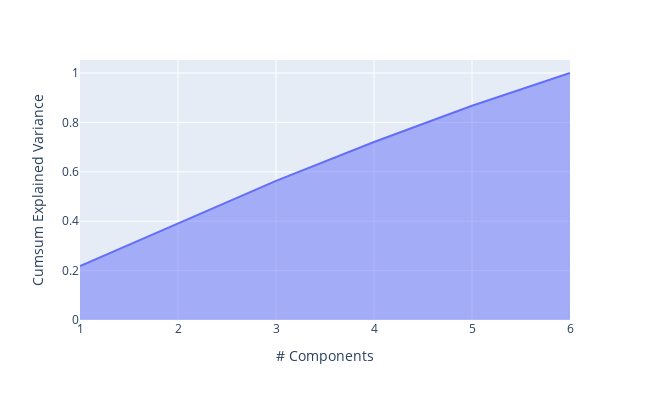
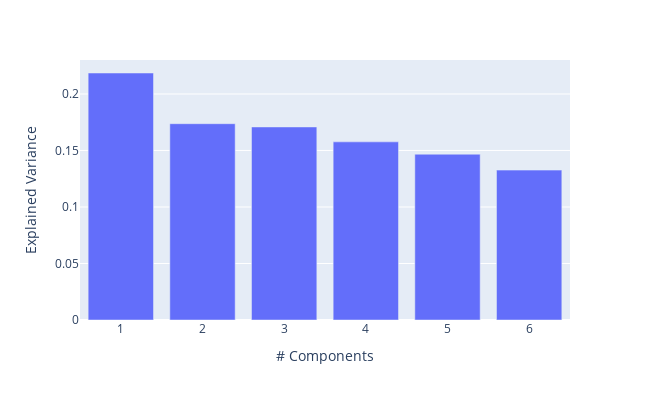

The cell these charts' notebook holds for them, in order:
### Markdown cell above
- <font size="4.5" color='black'>**Project data to 2-D principal component space**</font>

### Code cell
fig=go.Figure()

df0=df.copy()
cols_t = df0.columns
if target in df0._get_numeric_data().columns:
    num_cols_t = df0._get_numeric_data().columns.drop(target)
    
cat_cols_t=list(set(cols_t) - set(num_cols_t))
cat_cols_t.remove(target)

features= num_cols_t
x = df0.loc[:, features].values
y = df0.loc[:,target].values
# Standardizing the features

x = StandardScaler().fit_transform(x)
pca = PCA()
components = pca.fit_transform(x)
exp_var_cumul = np.cumsum(pca.explained_variance_ratio_)
loadings = pca.components_.T * np.sqrt(pca.explained_variance_)
principalDf = pd.DataFrame(data = components)
finalDf = pd.concat([principalDf, df0[[target]]], axis = 1)

fig=px.area(
    x=range(1, exp_var_cumul.shape[0] + 1),
    y=exp_var_cumul,
    labels={"x": "# Components", "y": "Cumsum Explained Variance"})
fig.update_layout(width=650,height=400)


fig=px.bar(
    x=range(1, exp_var_cumul.shape[0] + 1),
    y=pca.explained_variance_ratio_,
    labels={"x": "# Components", "y": "Explained Variance"})

fig.update_layout(width=650,height=400)

@interact_manual
def pca_plot(PCA_Num1=widgets.IntSlider(min=0, max=finalDf.shape[1]-2, step=1, value=0),PCA_Num2=widgets.IntSlider(min=0, max=finalDf.shape[1]-2, step=1, value=1)):
    fig = px.scatter(components, x=PCA_Num1, y=PCA_Num2, color=df0[target])
    
    fig.add_shape(
        type='line',
        x0=0, y0=0,
        x1=loadings[0, 0],
        y1=loadings[0, 1]
    ).add_annotation(
        x=loadings[0, 0],
        y=loadings[0, 1],
        ax=0, ay=0,
        xanchor="center",
        yanchor="bottom",
        text=target,
    )
    fig.show()

### Figure 1 — Plotly figure (JSON) as saved in the notebook; plotly's stock layout.template omitted (floating-point values rounded to 4 significant figures)
{"data": [{"hovertemplate": "# Components=%{x}<br>Cumsum Explained Variance=%{y}<extra></extra>", "legendgroup": "", "line": {"color": "#636efa"}, "mode": "lines", "name": "", "orientation": "v", "showlegend": false, "stackgroup": "1", "type": "scatter", "x": [1, 2, 3, 4, 5, 6], "xaxis": "x", "y": [0.2186, 0.3922, 0.5631, 0.7207, 0.8674, 1], "yaxis": "y"}], "layout": {"height": 400, "legend": {"tracegroupgap": 0}, "margin": {"t": 60}, "width": 650, "xaxis": {"anchor": "y", "domain": [0, 1], "title": {"text": "# Components"}}, "yaxis": {"anchor": "x", "domain": [0, 1], "title": {"text": "Cumsum Explained Variance"}}}}

### Figure 2 — Plotly figure (JSON) as saved in the notebook; plotly's stock layout.template omitted (floating-point values rounded to 4 significant figures)
{"data": [{"alignmentgroup": "True", "hovertemplate": "# Components=%{x}<br>Explained Variance=%{y}<extra></extra>", "legendgroup": "", "marker": {"color": "#636efa"}, "name": "", "offsetgroup": "", "orientation": "v", "showlegend": false, "textposition": "auto", "type": "bar", "x": [1, 2, 3, 4, 5, 6], "xaxis": "x", "y": [0.2186, 0.1737, 0.1708, 0.1576, 0.1467, 0.1326], "yaxis": "y"}], "layout": {"barmode": "relative", "height": 400, "legend": {"tracegroupgap": 0}, "margin": {"t": 60}, "width": 650, "xaxis": {"anchor": "y", "domain": [0, 1], "title": {"text": "# Components"}}, "yaxis": {"anchor": "x", "domain": [0, 1], "title": {"text": "Explained Variance"}}}}
